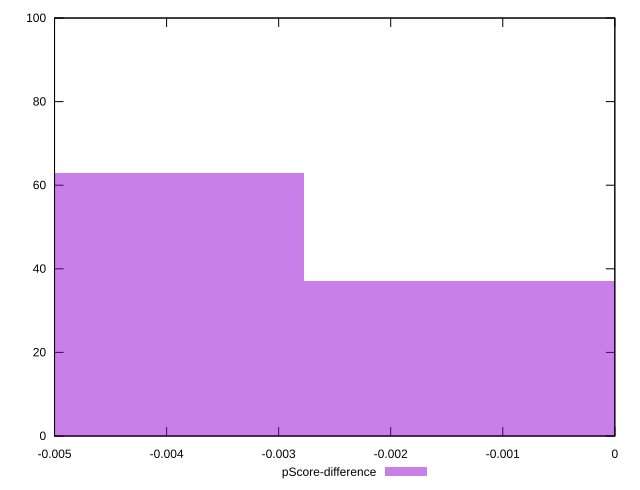

Write gnuplot code to recreate this figure.
reset

$pScoreDifference <<EOF
0 37
-0.005552064790173075 63
EOF

set key outside below
set boxwidth 0.005552064790173075
set xrange [-0.0050000000000000044:0]
set yrange [0:100]
set trange [0:100]
set style fill transparent solid 0.5 noborder
set terminal svg size 640, 490 enhanced background rgb 'white'
set output "reprap/unminified-css/samples/pages/pScore-difference/histogram.svg"

plot $pScoreDifference title "pScore-difference" with boxes

reset
